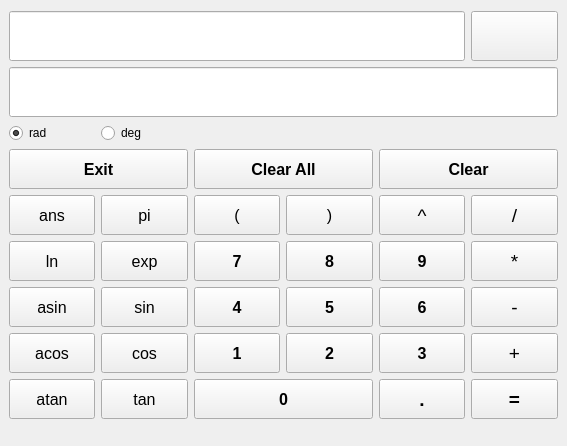
<?xml version="1.0" encoding="UTF-8"?>
<ui version="4.0">
 <class>MainWindow</class>
 <widget class="QMainWindow" name="MainWindow">
  <property name="geometry">
   <rect>
    <x>0</x>
    <y>0</y>
    <width>567</width>
    <height>446</height>
   </rect>
  </property>
  <property name="windowTitle">
   <string>Calculator</string>
  </property>
  <widget class="QWidget" name="centralwidget">
   <layout class="QGridLayout" name="gridLayout">
    <item row="6" column="2">
     <widget class="QPushButton" name="digit7Button">
      <property name="minimumSize">
       <size>
        <width>0</width>
        <height>40</height>
       </size>
      </property>
      <property name="font">
       <font>
        <pointsize>12</pointsize>
        <weight>75</weight>
        <bold>true</bold>
       </font>
      </property>
      <property name="text">
       <string>7</string>
      </property>
     </widget>
    </item>
    <item row="5" column="3">
     <widget class="QPushButton" name="bracketCloseButton">
      <property name="minimumSize">
       <size>
        <width>0</width>
        <height>40</height>
       </size>
      </property>
      <property name="font">
       <font>
        <pointsize>12</pointsize>
       </font>
      </property>
      <property name="text">
       <string>)</string>
      </property>
     </widget>
    </item>
    <item row="4" column="4" colspan="2">
     <widget class="QPushButton" name="clearButton">
      <property name="minimumSize">
       <size>
        <width>0</width>
        <height>40</height>
       </size>
      </property>
      <property name="font">
       <font>
        <pointsize>12</pointsize>
        <weight>75</weight>
        <bold>true</bold>
       </font>
      </property>
      <property name="text">
       <string>Clear</string>
      </property>
     </widget>
    </item>
    <item row="8" column="4">
     <widget class="QPushButton" name="digit3Button">
      <property name="minimumSize">
       <size>
        <width>0</width>
        <height>40</height>
       </size>
      </property>
      <property name="font">
       <font>
        <pointsize>12</pointsize>
        <weight>75</weight>
        <bold>true</bold>
       </font>
      </property>
      <property name="text">
       <string>3</string>
      </property>
     </widget>
    </item>
    <item row="6" column="3">
     <widget class="QPushButton" name="digit8Button">
      <property name="minimumSize">
       <size>
        <width>0</width>
        <height>40</height>
       </size>
      </property>
      <property name="font">
       <font>
        <pointsize>12</pointsize>
        <weight>75</weight>
        <bold>true</bold>
       </font>
      </property>
      <property name="text">
       <string>8</string>
      </property>
     </widget>
    </item>
    <item row="9" column="1">
     <widget class="QPushButton" name="tanButton">
      <property name="minimumSize">
       <size>
        <width>0</width>
        <height>40</height>
       </size>
      </property>
      <property name="font">
       <font>
        <pointsize>12</pointsize>
       </font>
      </property>
      <property name="text">
       <string>tan</string>
      </property>
     </widget>
    </item>
    <item row="0" column="1">
     <spacer name="horizontalSpacer_2">
      <property name="orientation">
       <enum>Qt::Horizontal</enum>
      </property>
      <property name="sizeType">
       <enum>QSizePolicy::Expanding</enum>
      </property>
      <property name="sizeHint" stdset="0">
       <size>
        <width>99</width>
        <height>2</height>
       </size>
      </property>
     </spacer>
    </item>
    <item row="9" column="0">
     <widget class="QPushButton" name="atanButton">
      <property name="minimumSize">
       <size>
        <width>0</width>
        <height>40</height>
       </size>
      </property>
      <property name="font">
       <font>
        <pointsize>12</pointsize>
       </font>
      </property>
      <property name="text">
       <string>atan</string>
      </property>
     </widget>
    </item>
    <item row="7" column="4">
     <widget class="QPushButton" name="digit6Button">
      <property name="minimumSize">
       <size>
        <width>0</width>
        <height>40</height>
       </size>
      </property>
      <property name="font">
       <font>
        <pointsize>12</pointsize>
        <weight>75</weight>
        <bold>true</bold>
       </font>
      </property>
      <property name="text">
       <string>6</string>
      </property>
     </widget>
    </item>
    <item row="6" column="4">
     <widget class="QPushButton" name="digit9Button">
      <property name="minimumSize">
       <size>
        <width>0</width>
        <height>40</height>
       </size>
      </property>
      <property name="font">
       <font>
        <pointsize>12</pointsize>
        <weight>75</weight>
        <bold>true</bold>
       </font>
      </property>
      <property name="text">
       <string>9</string>
      </property>
     </widget>
    </item>
    <item row="0" column="3">
     <spacer name="horizontalSpacer_4">
      <property name="orientation">
       <enum>Qt::Horizontal</enum>
      </property>
      <property name="sizeType">
       <enum>QSizePolicy::Expanding</enum>
      </property>
      <property name="sizeHint" stdset="0">
       <size>
        <width>99</width>
        <height>2</height>
       </size>
      </property>
     </spacer>
    </item>
    <item row="1" column="5">
     <widget class="QPushButton" name="backspaceButton">
      <property name="sizePolicy">
       <sizepolicy hsizetype="Minimum" vsizetype="Expanding">
        <horstretch>0</horstretch>
        <verstretch>0</verstretch>
       </sizepolicy>
      </property>
      <property name="minimumSize">
       <size>
        <width>0</width>
        <height>40</height>
       </size>
      </property>
      <property name="sizeIncrement">
       <size>
        <width>0</width>
        <height>0</height>
       </size>
      </property>
      <property name="font">
       <font>
        <pointsize>20</pointsize>
        <weight>75</weight>
        <bold>true</bold>
       </font>
      </property>
      <property name="text">
       <string/>
      </property>
     </widget>
    </item>
    <item row="0" column="0">
     <spacer name="horizontalSpacer">
      <property name="orientation">
       <enum>Qt::Horizontal</enum>
      </property>
      <property name="sizeType">
       <enum>QSizePolicy::Expanding</enum>
      </property>
      <property name="sizeHint" stdset="0">
       <size>
        <width>99</width>
        <height>2</height>
       </size>
      </property>
     </spacer>
    </item>
    <item row="7" column="5">
     <widget class="QPushButton" name="substractButton">
      <property name="minimumSize">
       <size>
        <width>0</width>
        <height>40</height>
       </size>
      </property>
      <property name="font">
       <font>
        <pointsize>14</pointsize>
       </font>
      </property>
      <property name="text">
       <string>-</string>
      </property>
     </widget>
    </item>
    <item row="8" column="1">
     <widget class="QPushButton" name="cosButton">
      <property name="minimumSize">
       <size>
        <width>0</width>
        <height>40</height>
       </size>
      </property>
      <property name="font">
       <font>
        <pointsize>12</pointsize>
       </font>
      </property>
      <property name="text">
       <string>cos</string>
      </property>
     </widget>
    </item>
    <item row="9" column="5">
     <widget class="QPushButton" name="equalButton">
      <property name="minimumSize">
       <size>
        <width>0</width>
        <height>40</height>
       </size>
      </property>
      <property name="font">
       <font>
        <pointsize>14</pointsize>
        <weight>75</weight>
        <bold>true</bold>
       </font>
      </property>
      <property name="text">
       <string>=</string>
      </property>
     </widget>
    </item>
    <item row="1" column="0" colspan="5">
     <widget class="QLineEdit" name="inputLineEdit">
      <property name="font">
       <font>
        <pointsize>28</pointsize>
       </font>
      </property>
     </widget>
    </item>
    <item row="8" column="3">
     <widget class="QPushButton" name="digit2Button">
      <property name="minimumSize">
       <size>
        <width>0</width>
        <height>40</height>
       </size>
      </property>
      <property name="font">
       <font>
        <pointsize>12</pointsize>
        <weight>75</weight>
        <bold>true</bold>
       </font>
      </property>
      <property name="text">
       <string>2</string>
      </property>
     </widget>
    </item>
    <item row="6" column="5">
     <widget class="QPushButton" name="multiplicateButton">
      <property name="minimumSize">
       <size>
        <width>0</width>
        <height>40</height>
       </size>
      </property>
      <property name="font">
       <font>
        <pointsize>14</pointsize>
       </font>
      </property>
      <property name="text">
       <string>*</string>
      </property>
     </widget>
    </item>
    <item row="7" column="1">
     <widget class="QPushButton" name="sinButton">
      <property name="minimumSize">
       <size>
        <width>0</width>
        <height>40</height>
       </size>
      </property>
      <property name="font">
       <font>
        <pointsize>12</pointsize>
       </font>
      </property>
      <property name="text">
       <string>sin</string>
      </property>
     </widget>
    </item>
    <item row="5" column="4">
     <widget class="QPushButton" name="potencyButton">
      <property name="minimumSize">
       <size>
        <width>0</width>
        <height>40</height>
       </size>
      </property>
      <property name="font">
       <font>
        <pointsize>14</pointsize>
       </font>
      </property>
      <property name="text">
       <string>^</string>
      </property>
     </widget>
    </item>
    <item row="9" column="4">
     <widget class="QPushButton" name="dotButton">
      <property name="minimumSize">
       <size>
        <width>0</width>
        <height>40</height>
       </size>
      </property>
      <property name="font">
       <font>
        <pointsize>14</pointsize>
        <weight>75</weight>
        <bold>true</bold>
       </font>
      </property>
      <property name="text">
       <string>.</string>
      </property>
     </widget>
    </item>
    <item row="0" column="5">
     <spacer name="horizontalSpacer_6">
      <property name="orientation">
       <enum>Qt::Horizontal</enum>
      </property>
      <property name="sizeType">
       <enum>QSizePolicy::Expanding</enum>
      </property>
      <property name="sizeHint" stdset="0">
       <size>
        <width>99</width>
        <height>2</height>
       </size>
      </property>
     </spacer>
    </item>
    <item row="6" column="0">
     <widget class="QPushButton" name="lnButton">
      <property name="minimumSize">
       <size>
        <width>0</width>
        <height>40</height>
       </size>
      </property>
      <property name="font">
       <font>
        <pointsize>12</pointsize>
       </font>
      </property>
      <property name="text">
       <string>ln</string>
      </property>
     </widget>
    </item>
    <item row="5" column="5">
     <widget class="QPushButton" name="divisionButton">
      <property name="minimumSize">
       <size>
        <width>0</width>
        <height>40</height>
       </size>
      </property>
      <property name="font">
       <font>
        <pointsize>14</pointsize>
       </font>
      </property>
      <property name="text">
       <string>/</string>
      </property>
     </widget>
    </item>
    <item row="0" column="4">
     <spacer name="horizontalSpacer_5">
      <property name="orientation">
       <enum>Qt::Horizontal</enum>
      </property>
      <property name="sizeType">
       <enum>QSizePolicy::Expanding</enum>
      </property>
      <property name="sizeHint" stdset="0">
       <size>
        <width>99</width>
        <height>2</height>
       </size>
      </property>
     </spacer>
    </item>
    <item row="5" column="2">
     <widget class="QPushButton" name="bracketOpenButton">
      <property name="minimumSize">
       <size>
        <width>0</width>
        <height>40</height>
       </size>
      </property>
      <property name="font">
       <font>
        <pointsize>12</pointsize>
       </font>
      </property>
      <property name="text">
       <string>(</string>
      </property>
     </widget>
    </item>
    <item row="6" column="1">
     <widget class="QPushButton" name="exponentialButton">
      <property name="minimumSize">
       <size>
        <width>0</width>
        <height>40</height>
       </size>
      </property>
      <property name="font">
       <font>
        <pointsize>12</pointsize>
       </font>
      </property>
      <property name="text">
       <string>exp</string>
      </property>
     </widget>
    </item>
    <item row="4" column="2" colspan="2">
     <widget class="QPushButton" name="clearAllButton">
      <property name="minimumSize">
       <size>
        <width>0</width>
        <height>40</height>
       </size>
      </property>
      <property name="font">
       <font>
        <pointsize>12</pointsize>
        <weight>75</weight>
        <bold>true</bold>
       </font>
      </property>
      <property name="text">
       <string>Clear All</string>
      </property>
     </widget>
    </item>
    <item row="0" column="2">
     <spacer name="horizontalSpacer_3">
      <property name="orientation">
       <enum>Qt::Horizontal</enum>
      </property>
      <property name="sizeType">
       <enum>QSizePolicy::Expanding</enum>
      </property>
      <property name="sizeHint" stdset="0">
       <size>
        <width>99</width>
        <height>2</height>
       </size>
      </property>
     </spacer>
    </item>
    <item row="9" column="2" colspan="2">
     <widget class="QPushButton" name="digit0Button">
      <property name="minimumSize">
       <size>
        <width>0</width>
        <height>40</height>
       </size>
      </property>
      <property name="font">
       <font>
        <pointsize>12</pointsize>
        <weight>75</weight>
        <bold>true</bold>
       </font>
      </property>
      <property name="text">
       <string>0</string>
      </property>
     </widget>
    </item>
    <item row="8" column="0">
     <widget class="QPushButton" name="acosButton">
      <property name="minimumSize">
       <size>
        <width>0</width>
        <height>40</height>
       </size>
      </property>
      <property name="font">
       <font>
        <pointsize>12</pointsize>
       </font>
      </property>
      <property name="text">
       <string>acos</string>
      </property>
     </widget>
    </item>
    <item row="8" column="2">
     <widget class="QPushButton" name="digit1Button">
      <property name="minimumSize">
       <size>
        <width>0</width>
        <height>40</height>
       </size>
      </property>
      <property name="font">
       <font>
        <pointsize>12</pointsize>
        <weight>75</weight>
        <bold>true</bold>
       </font>
      </property>
      <property name="text">
       <string>1</string>
      </property>
     </widget>
    </item>
    <item row="5" column="1">
     <widget class="QPushButton" name="piButton">
      <property name="minimumSize">
       <size>
        <width>0</width>
        <height>40</height>
       </size>
      </property>
      <property name="font">
       <font>
        <pointsize>12</pointsize>
       </font>
      </property>
      <property name="text">
       <string>pi</string>
      </property>
     </widget>
    </item>
    <item row="7" column="3">
     <widget class="QPushButton" name="digit5Button">
      <property name="minimumSize">
       <size>
        <width>0</width>
        <height>40</height>
       </size>
      </property>
      <property name="font">
       <font>
        <pointsize>12</pointsize>
        <weight>75</weight>
        <bold>true</bold>
       </font>
      </property>
      <property name="text">
       <string>5</string>
      </property>
     </widget>
    </item>
    <item row="7" column="2">
     <widget class="QPushButton" name="digit4Button">
      <property name="minimumSize">
       <size>
        <width>0</width>
        <height>40</height>
       </size>
      </property>
      <property name="font">
       <font>
        <pointsize>12</pointsize>
        <weight>75</weight>
        <bold>true</bold>
       </font>
      </property>
      <property name="text">
       <string>4</string>
      </property>
     </widget>
    </item>
    <item row="2" column="0" colspan="6">
     <widget class="QLineEdit" name="displayLineEdit">
      <property name="sizePolicy">
       <sizepolicy hsizetype="Expanding" vsizetype="Fixed">
        <horstretch>0</horstretch>
        <verstretch>0</verstretch>
       </sizepolicy>
      </property>
      <property name="font">
       <font>
        <pointsize>28</pointsize>
        <weight>75</weight>
        <bold>true</bold>
       </font>
      </property>
      <property name="alignment">
       <set>Qt::AlignRight|Qt::AlignTrailing|Qt::AlignVCenter</set>
      </property>
      <property name="readOnly">
       <bool>true</bool>
      </property>
     </widget>
    </item>
    <item row="7" column="0">
     <widget class="QPushButton" name="asinButton">
      <property name="minimumSize">
       <size>
        <width>0</width>
        <height>40</height>
       </size>
      </property>
      <property name="font">
       <font>
        <pointsize>12</pointsize>
       </font>
      </property>
      <property name="text">
       <string>asin</string>
      </property>
     </widget>
    </item>
    <item row="5" column="0">
     <widget class="QPushButton" name="ansButton">
      <property name="minimumSize">
       <size>
        <width>0</width>
        <height>40</height>
       </size>
      </property>
      <property name="font">
       <font>
        <pointsize>12</pointsize>
       </font>
      </property>
      <property name="text">
       <string>ans</string>
      </property>
     </widget>
    </item>
    <item row="8" column="5">
     <widget class="QPushButton" name="additionButton">
      <property name="minimumSize">
       <size>
        <width>0</width>
        <height>40</height>
       </size>
      </property>
      <property name="font">
       <font>
        <pointsize>14</pointsize>
       </font>
      </property>
      <property name="text">
       <string>+</string>
      </property>
     </widget>
    </item>
    <item row="11" column="0" colspan="6">
     <spacer name="verticalSpacer">
      <property name="orientation">
       <enum>Qt::Vertical</enum>
      </property>
      <property name="sizeHint" stdset="0">
       <size>
        <width>20</width>
        <height>40</height>
       </size>
      </property>
     </spacer>
    </item>
    <item row="3" column="0">
     <widget class="QRadioButton" name="radiantRadioButton">
      <property name="text">
       <string>rad</string>
      </property>
      <property name="checked">
       <bool>true</bool>
      </property>
     </widget>
    </item>
    <item row="3" column="1">
     <widget class="QRadioButton" name="degreeRadioButton">
      <property name="text">
       <string>deg</string>
      </property>
     </widget>
    </item>
    <item row="4" column="0" colspan="2">
     <widget class="QPushButton" name="exitButton">
      <property name="minimumSize">
       <size>
        <width>0</width>
        <height>40</height>
       </size>
      </property>
      <property name="font">
       <font>
        <pointsize>12</pointsize>
        <weight>75</weight>
        <bold>true</bold>
       </font>
      </property>
      <property name="text">
       <string>Exit</string>
      </property>
     </widget>
    </item>
   </layout>
  </widget>
 </widget>
 <resources/>
 <connections/>
</ui>
